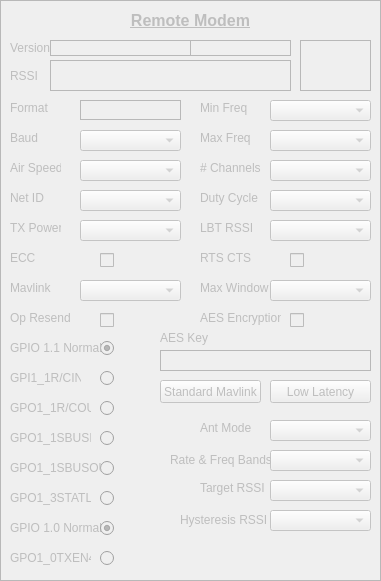
    <widget class="QFrame" name="remote">
     <property name="enabled">
      <bool>false</bool>
     </property>
     <property name="geometry">
      <rect>
       <x>400</x>
       <y>60</y>
       <width>381</width>
       <height>581</height>
      </rect>
     </property>
     <property name="styleSheet">
      <string notr="true"/>
     </property>
     <property name="frameShape">
      <enum>QFrame::StyledPanel</enum>
     </property>
     <property name="frameShadow">
      <enum>QFrame::Plain</enum>
     </property>
     <property name="midLineWidth">
      <number>1</number>
     </property>
     <widget class="QLabel" name="version_label_remote">
      <property name="geometry">
       <rect>
        <x>10</x>
        <y>40</y>
        <width>41</width>
        <height>16</height>
       </rect>
      </property>
      <property name="text">
       <string>Version</string>
      </property>
     </widget>
     <widget class="QLabel" name="radio_version_remote">
      <property name="geometry">
       <rect>
        <x>50</x>
        <y>40</y>
        <width>141</width>
        <height>16</height>
       </rect>
      </property>
      <property name="frameShape">
       <enum>QFrame::StyledPanel</enum>
      </property>
      <property name="text">
       <string/>
      </property>
      <property name="textInteractionFlags">
       <set>Qt::LinksAccessibleByMouse|Qt::TextSelectableByMouse</set>
      </property>
     </widget>
     <widget class="QLabel" name="board_freq_remote">
      <property name="geometry">
       <rect>
        <x>190</x>
        <y>40</y>
        <width>101</width>
        <height>16</height>
       </rect>
      </property>
      <property name="frameShape">
       <enum>QFrame::StyledPanel</enum>
      </property>
      <property name="text">
       <string/>
      </property>
      <property name="textInteractionFlags">
       <set>Qt::LinksAccessibleByMouse|Qt::TextSelectableByMouse</set>
      </property>
     </widget>
     <widget class="QLabel" name="device_remote">
      <property name="geometry">
       <rect>
        <x>300</x>
        <y>40</y>
        <width>71</width>
        <height>51</height>
       </rect>
      </property>
      <property name="frameShape">
       <enum>QFrame::StyledPanel</enum>
      </property>
      <property name="text">
       <string/>
      </property>
      <property name="textInteractionFlags">
       <set>Qt::LinksAccessibleByMouse|Qt::TextSelectableByMouse</set>
      </property>
     </widget>
     <widget class="QLabel" name="rssi_remote">
      <property name="geometry">
       <rect>
        <x>50</x>
        <y>60</y>
        <width>241</width>
        <height>31</height>
       </rect>
      </property>
      <property name="frameShape">
       <enum>QFrame::StyledPanel</enum>
      </property>
      <property name="text">
       <string/>
      </property>
      <property name="textInteractionFlags">
       <set>Qt::LinksAccessibleByMouse|Qt::TextSelectableByMouse</set>
      </property>
     </widget>
     <widget class="QLabel" name="rssi_label_remote">
      <property name="geometry">
       <rect>
        <x>10</x>
        <y>65</y>
        <width>41</width>
        <height>21</height>
       </rect>
      </property>
      <property name="text">
       <string>RSSI</string>
      </property>
     </widget>
     <widget class="QLabel" name="format_remote">
      <property name="geometry">
       <rect>
        <x>80</x>
        <y>100</y>
        <width>101</width>
        <height>20</height>
       </rect>
      </property>
      <property name="frameShape">
       <enum>QFrame::StyledPanel</enum>
      </property>
      <property name="text">
       <string/>
      </property>
      <property name="textInteractionFlags">
       <set>Qt::LinksAccessibleByMouse|Qt::TextSelectableByMouse</set>
      </property>
     </widget>
     <widget class="QLabel" name="format_label_remote">
      <property name="geometry">
       <rect>
        <x>10</x>
        <y>100</y>
        <width>41</width>
        <height>16</height>
       </rect>
      </property>
      <property name="text">
       <string>Format</string>
      </property>
     </widget>
     <widget class="QLabel" name="baud_setting_label_remote">
      <property name="geometry">
       <rect>
        <x>10</x>
        <y>130</y>
        <width>41</width>
        <height>16</height>
       </rect>
      </property>
      <property name="text">
       <string>Baud</string>
      </property>
     </widget>
     <widget class="QComboBox" name="baud_setting_remote">
      <property name="geometry">
       <rect>
        <x>80</x>
        <y>130</y>
        <width>101</width>
        <height>21</height>
       </rect>
      </property>
     </widget>
     <widget class="QComboBox" name="air_speed_remote">
      <property name="geometry">
       <rect>
        <x>80</x>
        <y>160</y>
        <width>101</width>
        <height>21</height>
       </rect>
      </property>
     </widget>
     <widget class="QLabel" name="air_speed_label_remote">
      <property name="geometry">
       <rect>
        <x>10</x>
        <y>160</y>
        <width>51</width>
        <height>16</height>
       </rect>
      </property>
      <property name="text">
       <string>Air Speed</string>
      </property>
     </widget>
     <widget class="QComboBox" name="net_id_remote">
      <property name="geometry">
       <rect>
        <x>80</x>
        <y>190</y>
        <width>101</width>
        <height>21</height>
       </rect>
      </property>
     </widget>
     <widget class="QLabel" name="net_id_label_remote">
      <property name="geometry">
       <rect>
        <x>10</x>
        <y>190</y>
        <width>51</width>
        <height>16</height>
       </rect>
      </property>
      <property name="text">
       <string>Net ID</string>
      </property>
     </widget>
     <widget class="QComboBox" name="tx_pwr_remote">
      <property name="geometry">
       <rect>
        <x>80</x>
        <y>220</y>
        <width>101</width>
        <height>21</height>
       </rect>
      </property>
     </widget>
     <widget class="QLabel" name="tx_pwr_label_remote">
      <property name="geometry">
       <rect>
        <x>10</x>
        <y>220</y>
        <width>51</width>
        <height>16</height>
       </rect>
      </property>
      <property name="text">
       <string>TX Power</string>
      </property>
     </widget>
     <widget class="QLabel" name="ecc_label_remote">
      <property name="geometry">
       <rect>
        <x>10</x>
        <y>250</y>
        <width>61</width>
        <height>16</height>
       </rect>
      </property>
      <property name="text">
       <string>ECC</string>
      </property>
     </widget>
     <widget class="QCheckBox" name="ecc_remote">
      <property name="geometry">
       <rect>
        <x>100</x>
        <y>250</y>
        <width>16</width>
        <height>20</height>
       </rect>
      </property>
      <property name="text">
       <string/>
      </property>
     </widget>
     <widget class="QLabel" name="mavlink_label_remote">
      <property name="geometry">
       <rect>
        <x>10</x>
        <y>280</y>
        <width>51</width>
        <height>16</height>
       </rect>
      </property>
      <property name="text">
       <string>Mavlink</string>
      </property>
     </widget>
     <widget class="QComboBox" name="mavlink_remote">
      <property name="geometry">
       <rect>
        <x>80</x>
        <y>280</y>
        <width>101</width>
        <height>21</height>
       </rect>
      </property>
     </widget>
     <widget class="QLabel" name="op_resend_label_remote">
      <property name="geometry">
       <rect>
        <x>10</x>
        <y>310</y>
        <width>61</width>
        <height>16</height>
       </rect>
      </property>
      <property name="text">
       <string>Op Resend</string>
      </property>
     </widget>
     <widget class="QCheckBox" name="op_resend_remote">
      <property name="geometry">
       <rect>
        <x>100</x>
        <y>310</y>
        <width>16</width>
        <height>20</height>
       </rect>
      </property>
      <property name="text">
       <string/>
      </property>
     </widget>
     <widget class="QLabel" name="gpi1_1rcin_label_remote">
      <property name="geometry">
       <rect>
        <x>10</x>
        <y>370</y>
        <width>71</width>
        <height>16</height>
       </rect>
      </property>
      <property name="text">
       <string>GPI1_1R/CIN</string>
      </property>
     </widget>
     <widget class="QLabel" name="gpo1_1rcout_label_remote">
      <property name="geometry">
       <rect>
        <x>10</x>
        <y>400</y>
        <width>81</width>
        <height>16</height>
       </rect>
      </property>
      <property name="text">
       <string>GPO1_1R/COUT</string>
      </property>
     </widget>
     <widget class="QComboBox" name="min_freq_remote">
      <property name="geometry">
       <rect>
        <x>270</x>
        <y>100</y>
        <width>101</width>
        <height>21</height>
       </rect>
      </property>
     </widget>
     <widget class="QLabel" name="min_freq_label_remote">
      <property name="geometry">
       <rect>
        <x>200</x>
        <y>100</y>
        <width>51</width>
        <height>16</height>
       </rect>
      </property>
      <property name="text">
       <string>Min Freq</string>
      </property>
     </widget>
     <widget class="QLabel" name="max_freq_label_remote">
      <property name="geometry">
       <rect>
        <x>200</x>
        <y>130</y>
        <width>51</width>
        <height>16</height>
       </rect>
      </property>
      <property name="text">
       <string>Max Freq</string>
      </property>
     </widget>
     <widget class="QComboBox" name="max_freq_remote">
      <property name="geometry">
       <rect>
        <x>270</x>
        <y>130</y>
        <width>101</width>
        <height>21</height>
       </rect>
      </property>
     </widget>
     <widget class="QLabel" name="num_channels_label_remote">
      <property name="geometry">
       <rect>
        <x>200</x>
        <y>160</y>
        <width>61</width>
        <height>16</height>
       </rect>
      </property>
      <property name="text">
       <string># Channels</string>
      </property>
     </widget>
     <widget class="QComboBox" name="num_channels_remote">
      <property name="geometry">
       <rect>
        <x>270</x>
        <y>160</y>
        <width>101</width>
        <height>21</height>
       </rect>
      </property>
     </widget>
     <widget class="QLabel" name="duty_cycle_label_remote">
      <property name="geometry">
       <rect>
        <x>200</x>
        <y>190</y>
        <width>61</width>
        <height>16</height>
       </rect>
      </property>
      <property name="text">
       <string>Duty Cycle</string>
      </property>
     </widget>
     <widget class="QComboBox" name="duty_cycle_remote">
      <property name="geometry">
       <rect>
        <x>270</x>
        <y>190</y>
        <width>101</width>
        <height>21</height>
       </rect>
      </property>
     </widget>
     <widget class="QLabel" name="lbt_rssi_label_remote">
      <property name="geometry">
       <rect>
        <x>200</x>
        <y>220</y>
        <width>61</width>
        <height>16</height>
       </rect>
      </property>
      <property name="text">
       <string>LBT RSSI</string>
      </property>
     </widget>
     <widget class="QComboBox" name="lbt_rssi_remote">
      <property name="geometry">
       <rect>
        <x>270</x>
        <y>220</y>
        <width>101</width>
        <height>21</height>
       </rect>
      </property>
     </widget>
     <widget class="QLabel" name="max_window_label_remote">
      <property name="geometry">
       <rect>
        <x>200</x>
        <y>280</y>
        <width>71</width>
        <height>16</height>
       </rect>
      </property>
      <property name="text">
       <string>Max Window</string>
      </property>
     </widget>
     <widget class="QComboBox" name="max_window_remote">
      <property name="geometry">
       <rect>
        <x>270</x>
        <y>280</y>
        <width>101</width>
        <height>21</height>
       </rect>
      </property>
     </widget>
     <widget class="QLabel" name="flow_control_label_remote">
      <property name="geometry">
       <rect>
        <x>200</x>
        <y>250</y>
        <width>51</width>
        <height>16</height>
       </rect>
      </property>
      <property name="text">
       <string>RTS CTS</string>
      </property>
     </widget>
     <widget class="QCheckBox" name="flow_control_remote">
      <property name="geometry">
       <rect>
        <x>290</x>
        <y>250</y>
        <width>16</width>
        <height>20</height>
       </rect>
      </property>
      <property name="text">
       <string/>
      </property>
     </widget>
     <widget class="QLabel" name="aes_encrypt_label_remote">
      <property name="geometry">
       <rect>
        <x>200</x>
        <y>310</y>
        <width>81</width>
        <height>16</height>
       </rect>
      </property>
      <property name="text">
       <string>AES Encryption</string>
      </property>
     </widget>
     <widget class="QCheckBox" name="aes_encrypt_remote">
      <property name="geometry">
       <rect>
        <x>290</x>
        <y>310</y>
        <width>16</width>
        <height>20</height>
       </rect>
      </property>
      <property name="text">
       <string/>
      </property>
     </widget>
     <widget class="QLabel" name="aes_key_remote">
      <property name="geometry">
       <rect>
        <x>160</x>
        <y>350</y>
        <width>211</width>
        <height>21</height>
       </rect>
      </property>
      <property name="frameShape">
       <enum>QFrame::StyledPanel</enum>
      </property>
      <property name="text">
       <string/>
      </property>
      <property name="textInteractionFlags">
       <set>Qt::LinksAccessibleByMouse|Qt::TextEditable|Qt::TextSelectableByMouse</set>
      </property>
     </widget>
     <widget class="QLabel" name="aes_key_label_remote">
      <property name="geometry">
       <rect>
        <x>160</x>
        <y>330</y>
        <width>51</width>
        <height>16</height>
       </rect>
      </property>
      <property name="text">
       <string>AES Key</string>
      </property>
     </widget>
     <widget class="QPushButton" name="standard_mavlink_remote">
      <property name="geometry">
       <rect>
        <x>160</x>
        <y>380</y>
        <width>101</width>
        <height>23</height>
       </rect>
      </property>
      <property name="text">
       <string>Standard Mavlink</string>
      </property>
     </widget>
     <widget class="QPushButton" name="low_latency_remote">
      <property name="geometry">
       <rect>
        <x>270</x>
        <y>380</y>
        <width>101</width>
        <height>23</height>
       </rect>
      </property>
      <property name="text">
       <string>Low Latency</string>
      </property>
     </widget>
     <widget class="QLabel" name="gpo1_1sbusin_label_remote">
      <property name="geometry">
       <rect>
        <x>10</x>
        <y>430</y>
        <width>81</width>
        <height>16</height>
       </rect>
      </property>
      <property name="text">
       <string>GPO1_1SBUSIN</string>
      </property>
     </widget>
     <widget class="QLabel" name="gpo1_3statled_label_remote">
      <property name="geometry">
       <rect>
        <x>10</x>
        <y>490</y>
        <width>81</width>
        <height>16</height>
       </rect>
      </property>
      <property name="text">
       <string>GPO1_3STATLED</string>
      </property>
     </widget>
     <widget class="QLabel" name="ant_mode_label_remote">
      <property name="geometry">
       <rect>
        <x>200</x>
        <y>420</y>
        <width>71</width>
        <height>16</height>
       </rect>
      </property>
      <property name="text">
       <string>Ant Mode</string>
      </property>
     </widget>
     <widget class="QComboBox" name="ant_mode_remote">
      <property name="geometry">
       <rect>
        <x>270</x>
        <y>420</y>
        <width>101</width>
        <height>21</height>
       </rect>
      </property>
     </widget>
     <widget class="QRadioButton" name="gpi1_1rcin_remote">
      <property name="geometry">
       <rect>
        <x>100</x>
        <y>370</y>
        <width>16</width>
        <height>17</height>
       </rect>
      </property>
      <property name="text">
       <string/>
      </property>
      <attribute name="buttonGroup">
       <string notr="true">buttonGroup</string>
      </attribute>
     </widget>
     <widget class="QRadioButton" name="gpo1_1rcout_remote">
      <property name="geometry">
       <rect>
        <x>100</x>
        <y>400</y>
        <width>16</width>
        <height>17</height>
       </rect>
      </property>
      <property name="text">
       <string/>
      </property>
      <attribute name="buttonGroup">
       <string notr="true">buttonGroup</string>
      </attribute>
     </widget>
     <widget class="QRadioButton" name="gpo1_1sbusin_remote">
      <property name="geometry">
       <rect>
        <x>100</x>
        <y>430</y>
        <width>16</width>
        <height>17</height>
       </rect>
      </property>
      <property name="text">
       <string/>
      </property>
      <attribute name="buttonGroup">
       <string notr="true">buttonGroup</string>
      </attribute>
     </widget>
     <widget class="QRadioButton" name="gpo1_1sbusout_remote">
      <property name="geometry">
       <rect>
        <x>100</x>
        <y>460</y>
        <width>16</width>
        <height>17</height>
       </rect>
      </property>
      <property name="text">
       <string/>
      </property>
      <attribute name="buttonGroup">
       <string notr="true">buttonGroup</string>
      </attribute>
     </widget>
     <widget class="QRadioButton" name="gpo1_3statled_remote">
      <property name="geometry">
       <rect>
        <x>100</x>
        <y>490</y>
        <width>16</width>
        <height>17</height>
       </rect>
      </property>
      <property name="text">
       <string/>
      </property>
      <attribute name="buttonGroup">
       <string notr="true">buttonGroup</string>
      </attribute>
     </widget>
     <widget class="QLabel" name="gpo1_1sbusout_label_remote">
      <property name="geometry">
       <rect>
        <x>10</x>
        <y>460</y>
        <width>91</width>
        <height>16</height>
       </rect>
      </property>
      <property name="text">
       <string>GPO1_1SBUSOUT</string>
      </property>
     </widget>
     <widget class="QLabel" name="gpio_1_0_nromal_label_remote">
      <property name="geometry">
       <rect>
        <x>10</x>
        <y>520</y>
        <width>91</width>
        <height>16</height>
       </rect>
      </property>
      <property name="text">
       <string>GPIO 1.0 Normal</string>
      </property>
     </widget>
     <widget class="QRadioButton" name="gpio_1_0_nromal_remote">
      <property name="geometry">
       <rect>
        <x>100</x>
        <y>520</y>
        <width>16</width>
        <height>17</height>
       </rect>
      </property>
      <property name="text">
       <string/>
      </property>
      <property name="checked">
       <bool>true</bool>
      </property>
      <attribute name="buttonGroup">
       <string notr="true">buttonGroup_3</string>
      </attribute>
     </widget>
     <widget class="QRadioButton" name="gpio_1_1_normal_remote">
      <property name="geometry">
       <rect>
        <x>100</x>
        <y>340</y>
        <width>16</width>
        <height>17</height>
       </rect>
      </property>
      <property name="text">
       <string/>
      </property>
      <property name="checked">
       <bool>true</bool>
      </property>
      <attribute name="buttonGroup">
       <string notr="true">buttonGroup</string>
      </attribute>
     </widget>
     <widget class="QLabel" name="gpio_1_1_normal_label_remote">
      <property name="geometry">
       <rect>
        <x>10</x>
        <y>340</y>
        <width>91</width>
        <height>16</height>
       </rect>
      </property>
      <property name="text">
       <string>GPIO 1.1 Normal</string>
      </property>
     </widget>
     <widget class="QLabel" name="gpo1_0_txen485_label_remote">
      <property name="geometry">
       <rect>
        <x>10</x>
        <y>550</y>
        <width>81</width>
        <height>16</height>
       </rect>
      </property>
      <property name="text">
       <string>GPO1_0TXEN485</string>
      </property>
     </widget>
     <widget class="QRadioButton" name="gpo1_0_txen485_remote">
      <property name="geometry">
       <rect>
        <x>100</x>
        <y>550</y>
        <width>16</width>
        <height>17</height>
       </rect>
      </property>
      <property name="text">
       <string/>
      </property>
      <attribute name="buttonGroup">
       <string notr="true">buttonGroup_3</string>
      </attribute>
     </widget>
     <widget class="QComboBox" name="rate_and_freq_bands_remote">
      <property name="geometry">
       <rect>
        <x>270</x>
        <y>450</y>
        <width>101</width>
        <height>21</height>
       </rect>
      </property>
     </widget>
     <widget class="QLabel" name="rate_and_freq_bands_label_remote">
      <property name="geometry">
       <rect>
        <x>170</x>
        <y>450</y>
        <width>101</width>
        <height>20</height>
       </rect>
      </property>
      <property name="text">
       <string>Rate &amp; Freq Bands</string>
      </property>
     </widget>
     <widget class="QComboBox" name="target_rssi_remote">
      <property name="geometry">
       <rect>
        <x>270</x>
        <y>480</y>
        <width>101</width>
        <height>21</height>
       </rect>
      </property>
     </widget>
     <widget class="QLabel" name="target_rssi_label_remote">
      <property name="geometry">
       <rect>
        <x>200</x>
        <y>480</y>
        <width>71</width>
        <height>16</height>
       </rect>
      </property>
      <property name="text">
       <string>Target RSSI</string>
      </property>
     </widget>
     <widget class="QComboBox" name="hysteresis_rssi_remote">
      <property name="geometry">
       <rect>
        <x>270</x>
        <y>510</y>
        <width>101</width>
        <height>21</height>
       </rect>
      </property>
     </widget>
     <widget class="QLabel" name="hysteresis_rssi_label_remote">
      <property name="geometry">
       <rect>
        <x>180</x>
        <y>510</y>
        <width>91</width>
        <height>20</height>
       </rect>
      </property>
      <property name="text">
       <string>Hysteresis RSSI</string>
      </property>
     </widget>
     <widget class="QLabel" name="label_2">
      <property name="geometry">
       <rect>
        <x>0</x>
        <y>0</y>
        <width>381</width>
        <height>41</height>
       </rect>
      </property>
      <property name="font">
       <font>
        <pointsize>12</pointsize>
        <weight>75</weight>
        <bold>true</bold>
        <underline>true</underline>
       </font>
      </property>
      <property name="text">
       <string>Remote Modem</string>
      </property>
      <property name="alignment">
       <set>Qt::AlignCenter</set>
      </property>
     </widget>
    </widget>
